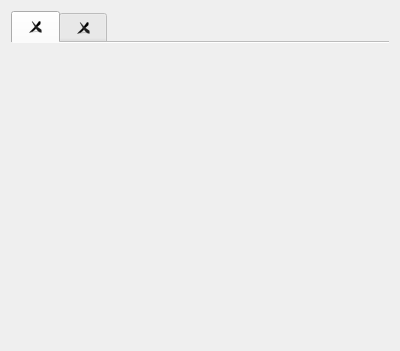
<?xml version="1.0" encoding="UTF-8"?>
<ui version="4.0">
 <class>DataViewer</class>
 <widget class="QDialog" name="DataViewer">
  <property name="geometry">
   <rect>
    <x>0</x>
    <y>0</y>
    <width>400</width>
    <height>351</height>
   </rect>
  </property>
  <property name="font">
   <font>
    <pointsize>10</pointsize>
   </font>
  </property>
  <property name="windowTitle">
   <string>Data Viewer</string>
  </property>
  <layout class="QVBoxLayout" name="verticalLayout">
   <item>
    <widget class="QTabWidget" name="tabWidget">
     <property name="tabPosition">
      <enum>QTabWidget::North</enum>
     </property>
     <property name="tabShape">
      <enum>QTabWidget::Rounded</enum>
     </property>
     <property name="currentIndex">
      <number>0</number>
     </property>
     <property name="usesScrollButtons">
      <bool>true</bool>
     </property>
     <property name="documentMode">
      <bool>true</bool>
     </property>
     <property name="tabsClosable">
      <bool>true</bool>
     </property>
     <property name="movable">
      <bool>true</bool>
     </property>
     <property name="tabBarAutoHide">
      <bool>true</bool>
     </property>
     <widget class="QWidget" name="tabWidgetPage1">
      <attribute name="title">
       <string/>
      </attribute>
      <layout class="QVBoxLayout" name="verticalLayout_2"/>
     </widget>
     <widget class="QWidget" name="tabWidgetPage2">
      <attribute name="title">
       <string/>
      </attribute>
     </widget>
    </widget>
   </item>
  </layout>
  <action name="actionSaveObject">
   <property name="icon">
    <iconset resource="../../resources.qrc">
     <normaloff>:/icons/toolbar_icons/save.svg</normaloff>:/icons/toolbar_icons/save.svg</iconset>
   </property>
   <property name="text">
    <string>SaveObject</string>
   </property>
   <property name="toolTip">
    <string>Save the currently displayed data</string>
   </property>
  </action>
 </widget>
 <resources>
  <include location="../../resources.qrc"/>
 </resources>
 <connections/>
</ui>
